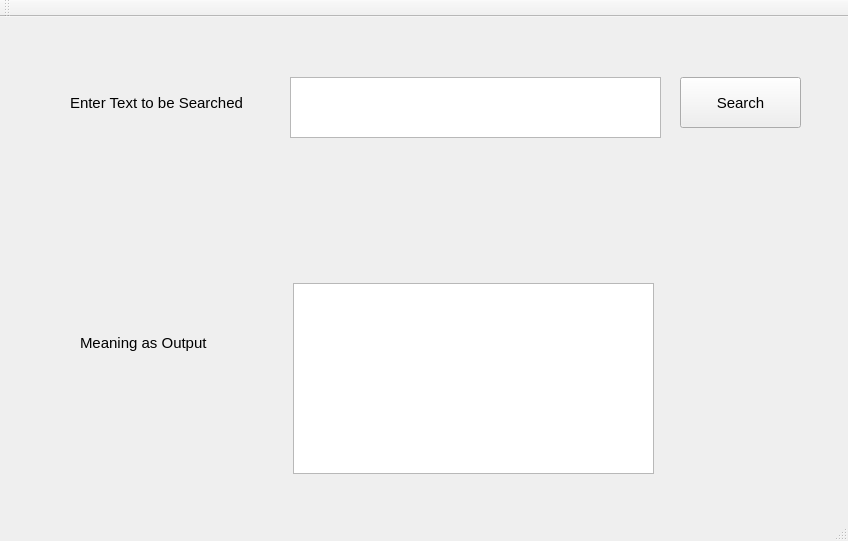
<?xml version="1.0" encoding="UTF-8"?>
<ui version="4.0">
 <class>MainWindow</class>
 <widget class="QMainWindow" name="MainWindow">
  <property name="geometry">
   <rect>
    <x>0</x>
    <y>0</y>
    <width>848</width>
    <height>541</height>
   </rect>
  </property>
  <property name="cursor">
   <cursorShape>ArrowCursor</cursorShape>
  </property>
  <property name="windowTitle">
   <string>MainWindow</string>
  </property>
  <widget class="QWidget" name="centralWidget">
   <widget class="QTextEdit" name="t3">
    <property name="geometry">
     <rect>
      <x>290</x>
      <y>60</y>
      <width>371</width>
      <height>61</height>
     </rect>
    </property>
    <property name="font">
     <font>
      <pointsize>14</pointsize>
     </font>
    </property>
   </widget>
   <widget class="QPushButton" name="pushButton_2">
    <property name="geometry">
     <rect>
      <x>680</x>
      <y>60</y>
      <width>121</width>
      <height>51</height>
     </rect>
    </property>
    <property name="font">
     <font>
      <pointsize>11</pointsize>
     </font>
    </property>
    <property name="cursor">
     <cursorShape>PointingHandCursor</cursorShape>
    </property>
    <property name="autoFillBackground">
     <bool>true</bool>
    </property>
    <property name="text">
     <string>Search</string>
    </property>
   </widget>
   <widget class="QTextEdit" name="t4">
    <property name="geometry">
     <rect>
      <x>293</x>
      <y>266</y>
      <width>361</width>
      <height>191</height>
     </rect>
    </property>
    <property name="font">
     <font>
      <pointsize>16</pointsize>
     </font>
    </property>
   </widget>
   <widget class="QLabel" name="label">
    <property name="geometry">
     <rect>
      <x>70</x>
      <y>60</y>
      <width>231</width>
      <height>51</height>
     </rect>
    </property>
    <property name="font">
     <font>
      <pointsize>11</pointsize>
     </font>
    </property>
    <property name="text">
     <string>Enter Text to be Searched</string>
    </property>
    <property name="textFormat">
     <enum>Qt::AutoText</enum>
    </property>
   </widget>
   <widget class="QLabel" name="label_2">
    <property name="geometry">
     <rect>
      <x>80</x>
      <y>310</y>
      <width>191</width>
      <height>31</height>
     </rect>
    </property>
    <property name="font">
     <font>
      <pointsize>11</pointsize>
     </font>
    </property>
    <property name="text">
     <string>Meaning as Output</string>
    </property>
   </widget>
  </widget>
  <widget class="QMenuBar" name="menuBar">
   <property name="geometry">
    <rect>
     <x>0</x>
     <y>0</y>
     <width>848</width>
     <height>26</height>
    </rect>
   </property>
  </widget>
  <widget class="QToolBar" name="mainToolBar">
   <attribute name="toolBarArea">
    <enum>TopToolBarArea</enum>
   </attribute>
   <attribute name="toolBarBreak">
    <bool>false</bool>
   </attribute>
  </widget>
  <widget class="QStatusBar" name="statusBar"/>
 </widget>
 <layoutdefault spacing="6" margin="11"/>
 <resources/>
 <connections/>
</ui>
